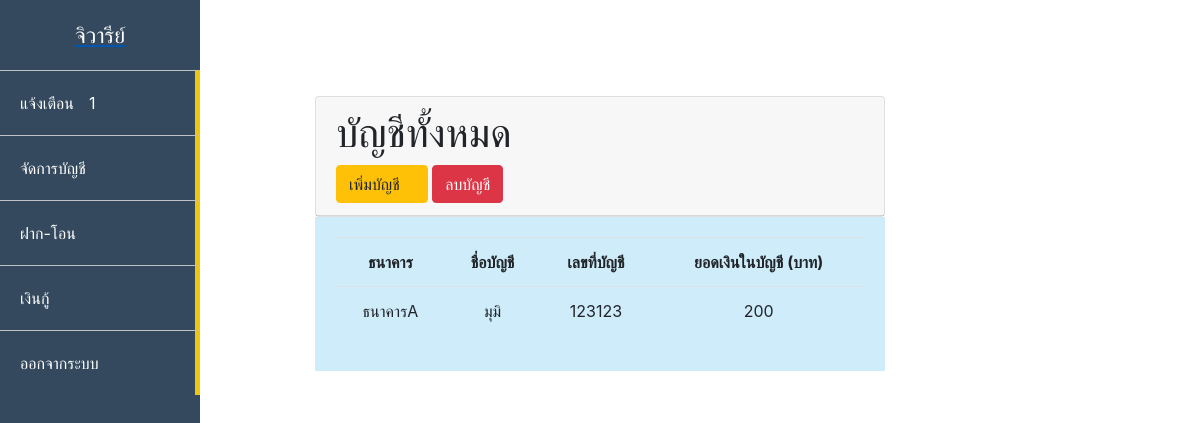
The app's page /customer/bankAccount.php (signed in) with its own data.
### tables this page shows
CREATE TABLE `deposit` (
  `id_deposit` int(11) NOT NULL,
  `number_deposit` double DEFAULT NULL,
  `date_deposit` timestamp NOT NULL DEFAULT current_timestamp() ON UPDATE current_timestamp(),
  `number_deposit_balance` double DEFAULT NULL,
  `c_id` int(4) DEFAULT NULL,
  `acc_id` int(16) DEFAULT NULL
);

CREATE TABLE `account_bank` (
  `acc_id` int(16) NOT NULL,
  `acc_name` varchar(50) DEFAULT NULL,
  `c_id` int(4) DEFAULT NULL,
  `branch_name` varchar(50) DEFAULT NULL,
  `pin_suc` int(6) DEFAULT NULL
);

### customer/bankAccount.php (the view, shortened to what this page needs)
<?php
require 'header2.php';
require '../config/db.php';
$cid = $_SESSION["id"];
  $sql = "SELECT account_bank.acc_id,account_bank.branch_name,account_bank.acc_name,
                deposit.number_deposit
          FROM account_bank
          INNER JOIN deposit
          ON account_bank.acc_id = deposit.acc_id
          and account_bank.c_id = :cid";
$statement = $connection->prepare($sql);
$statement->execute([':cid'=>$cid]);
$person = $statement->fetchAll(PDO::FETCH_ASSOC);
$cout =  count($person)-1;
?>
<div class="container">
<br>
<br>
<link rel="stylesheet" href="style.css">
    <div class="card">
        <div class="card-header">
           <h1>บัญชีทั้งหมด</h1>
           <a href="addbankAccount.php" class ="btn btn-warning"><span>เพิ่มบัญชี</span></a>
           <button type="button" class="btn btn-danger" data-toggle="modal" data-target="#myModal">
            ลบบัญชี
            </button>
        </div>
    </div>
        <div class="card-body">
                <table class = "table table-bordared">
                    <tr>
                        <th><center>ธนาคาร</center></th>
                        <th><center>ชื่อบัญชี</center></th>
                        <th><center>เลขที่บัญชี</center></th>
                        <th><center>ยอดเงินในบัญชี (บาท)</center></th>
                    </tr>
                          <?php  for($x=0;$x<=$cout;$x++):?>
                            <tr>
                                <td><center><?php echo $person[$x]['branch_name']; ?></center></td>
                                <td><center><?php echo $person[$x]['acc_name']; ?></center></td>
                                <td><center><?php echo $person[$x]['acc_id']; ?></center></td>
                                <td><center><?php echo $person[$x]['number_deposit']; ?></center></td>
                            </tr>
                          <?php endfor; ?>
                </table>
        </div>
</div>

### css/sidebar.css (style rules this page uses)
* { margin: 0; padding: 0; }
span { margin-right: 15px; }

### customer/style.css (style rules this page uses)
.container { width: 50%; padding: 10; margin: auto; }
.card-body { height: 10; background-color: rgba(201, 234, 250, 0.904); }
.container a span { font-size: 22; }

### records on screen
deposit: acc.branch_name "ธนาคารA", acc.acc_name "มุมิ", acc.acc_id "123123", number_deposit "200"

### other values on screen
$_SESSION["name"] "จิวารีย์"
$count "1"
